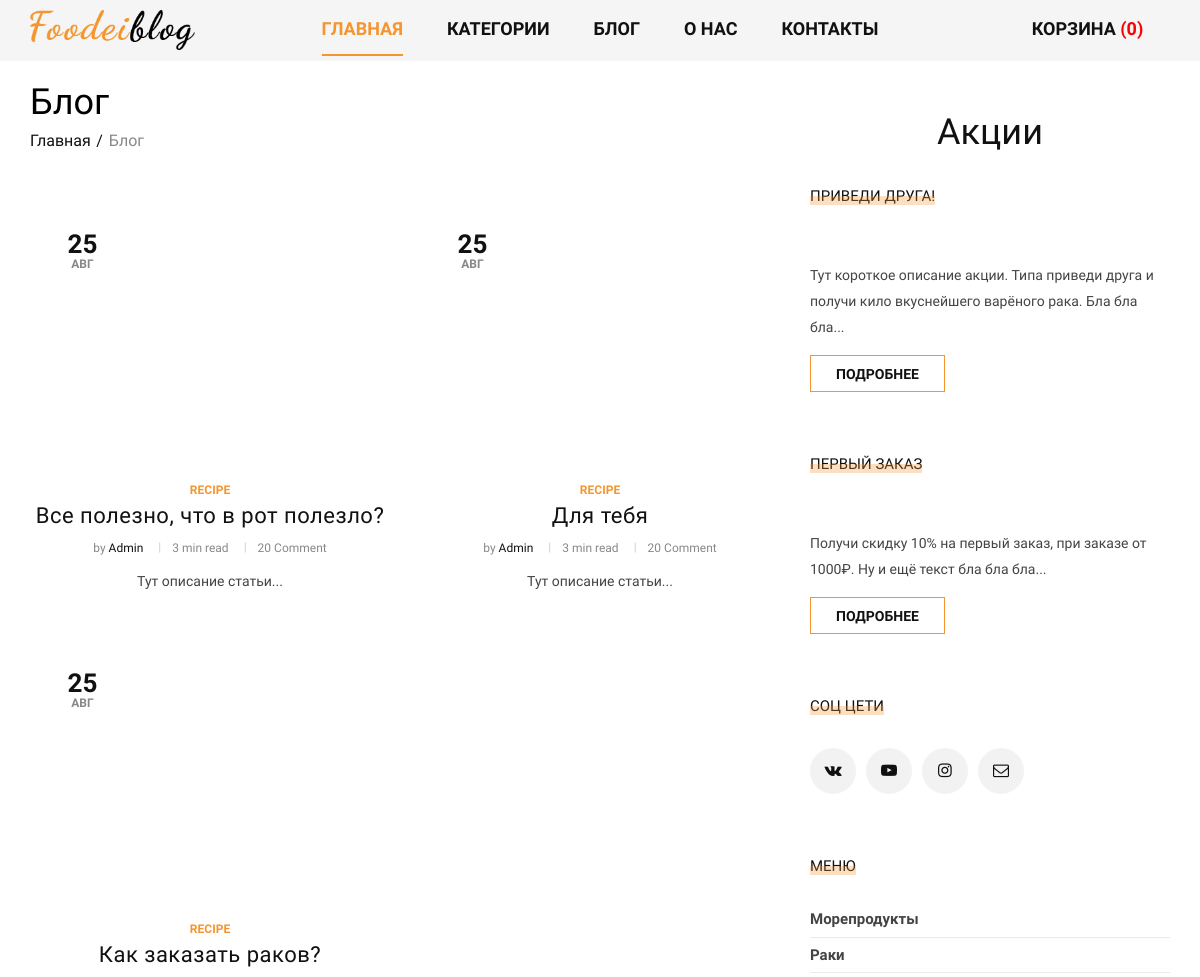
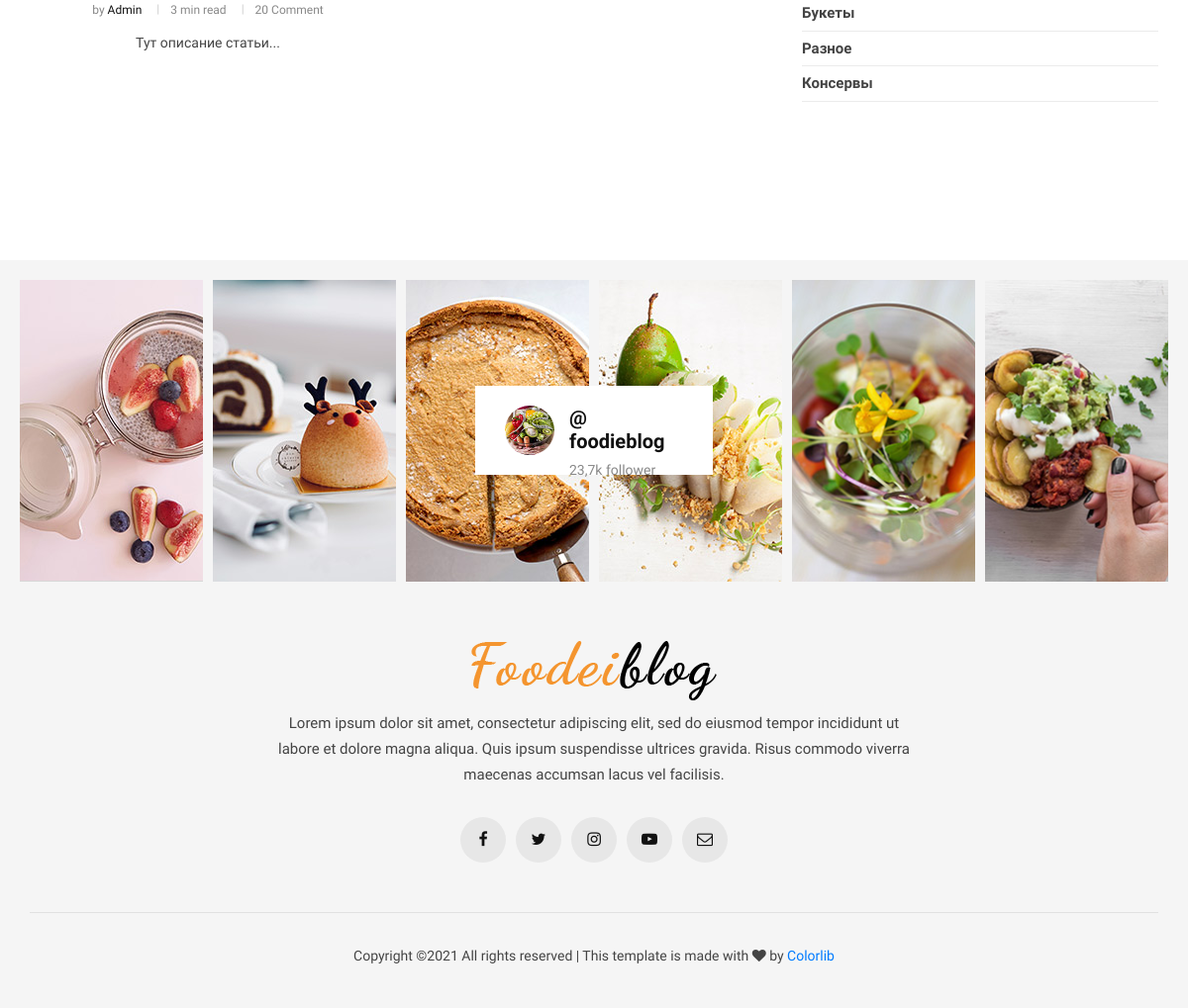
Screenshot of /blog/ with the database file from the repository (2 pictures, top to bottom).
### mainapp/models.py (models this page shows, shortened)
class Blog(models.Model):
    title = models.CharField('Заголовок', max_length=250)
    text = models.TextField('Текст', max_length=2000)
    short_text = models.TextField('Описание', max_length=500, blank=True, null=True)
    image_large = models.ImageField('Большое изображение', upload_to='img/blog/large')
    image_small = models.ImageField('Маленькое изображение', upload_to='img/blog/small')
    slug = models.SlugField(unique=True)
    date = models.DateField('Дата', default=timezone.now)
    published = models.BooleanField('Опубликовано', default=False)
    class Meta:
        verbose_name = 'Блог'
        verbose_name_plural = 'Блог'
    def get_absolute_url(self):
        return reverse('blog_detail', args=[str(self.slug)])

class Promo(models.Model):
    name = models.CharField('Название', max_length=250)
    text = models.TextField('Текст', max_length=2000)
    short_text = models.TextField('Короткий текст', max_length=1000)
    image = models.ImageField('Изображение', upload_to='promo')
    small_image = models.ImageField('Превью', upload_to='promo')
    slug = models.SlugField(unique=True)
    date = models.DateField('Дата', default=timezone.now)
    published = models.BooleanField('Опубликовано', default=False)
    class Meta:
        verbose_name = 'Акция'
        verbose_name_plural = 'Акции'

class Category(models.Model):
    name = models.CharField(max_length=255, verbose_name='Имя категории')
    slug = models.SlugField(max_length=255, unique=True)
    image = models.ImageField('Изображение', upload_to='categories', null=True, blank=True)
    description = models.CharField('Описание', max_length=255, null=True, blank=True)
    class Meta:
        verbose_name = 'Категория'
        verbose_name_plural = 'Категории'
    def get_absolute_url(self):
        return reverse('category_detail', args=[str(self.slug)])

### mainapp/views.py (the view)
# urls.py: path('blog/', blog, name='blog'),
def blog(request):
    if 'cart_pk' not in request.session:
        cart = Cart.objects.create()
        cart_pk = cart.pk
        cart.save()
        request.session['cart_pk'] = cart_pk
    cart = Cart.objects.get(pk=request.session['cart_pk'])
    promo = Promo.objects.all()
    blog = Blog.objects.all()
    context = {
        'category': Category.objects.all(),
        'cart_product_count': cart.total_products,
        'promo': promo,
        'blog': blog,
    }
    return render(request, 'blog.html', context)

### mainapp/templates/blog.html
{% load static %}
{% include 'head.html' %}
<body>
{% include 'header.html' %}
<section class="categories categories-grid spad">
  <div class="categories__post">
    <div class="container">
      <div class="categories__grid__post">
        <div class="row">
          <div class="col-lg-8 col-md-8">
            <div class="breadcrumb__text">
              <h2>Блог</h2>
              <div class="breadcrumb__option">
                <a href="{% url 'home' %}">Главная</a>
                <span>Блог</span>
              </div>
            </div>
            <div class="row">
              {% for item in blog %}
                <div class="col-lg-6 col-md-6 col-sm-6">
                  <div class="categories__post__item">
                    <div class="categories__post__item__pic small__item set-bg"
                         data-setbg="{{ item.image_small.url }}">
                      <div class="post__meta">
                        <h4>{{ item.date|date:'d' }}</h4>
                        <span>{{ item.date|date:'M' }}</span>
                      </div>
                    </div>
                    <div class="categories__post__item__text">
                      <span class="post__label">Recipe</span>
                      <h3><a href="{{ item.get_absolute_url }}">{{ item.title }}</a></h3>
                      <ul class="post__widget">
                        <li>by <span>Admin</span></li>
                        <li>3 min read</li>
                        <li>20 Comment</li>
                      </ul>
                      <p>{{ item.short_text }}</p>
                    </div>
                  </div>
                </div>
              {% endfor %}
            </div>
          </div>
          {% include 'sidebar.html' %}
        </div>
      </div>
    </div>
  </div>
</section>
{% include 'footer.html' %}

### mainapp/templates/sidebar.html (shortened to what this page needs)
<div class="col-lg-4 col-md-4">
          <h2 style="text-align: center; margin: 30px 30px">Акции</h2>
          <div class="sidebar__item">
            {% for item in promo %}
              <div class="sidebar__about__item">
                <div class="sidebar__item__title">
                  <h6>{{ item.name }}</h6>
                </div>
                <p>{{ item.short_text }}</p>
                <a href="{{ item.get_absolute_url }}" class="primary-btn">Подробнее</a>
              </div>
            {% endfor %}
            <div class="sidebar__follow__item">
              <div class="sidebar__item__title">
                <h6>Соц цети</h6>
              </div>
              <div class="sidebar__item__follow__links">
                <a href="#"><i class="fa fa-vk"></i></a>
                <a href="#"><i class="fa fa-youtube-play"></i></a>
                <a href="#"><i class="fa fa-instagram"></i></a>
                <a href="#"><i class="fa fa-envelope-o"></i></a>
              </div>
            </div>
            <div class="sidebar__item__categories">
              <div class="sidebar__item__title">
                <h6>Меню</h6>
              </div>
              <ul>
                {% for item in category %}
                  <li><a href="#">{{ item.name }} </a></li>
                {% endfor %}
              </ul>
            </div>
          </div>
        </div>

### rows the page displays
Blog: date "25", date "АВГ", title "Все полезно, что в рот полезло?", short_text "Тут описание статьи..."
Blog: date "25", date "АВГ", title "Для тебя", short_text "Тут описание статьи..."
Blog: date "25", date "АВГ", title "Как заказать раков?", short_text "Тут описание статьи..."
Promo: name "ПРИВЕДИ ДРУГА!", short_text "Тут короткое описание акции. Типа приведи друга и получи кило вкуснейшего варёного рака. Бла бла бла..."
Promo: name "ПЕРВЫЙ ЗАКАЗ", short_text "Получи скидку 10% на первый заказ, при заказе от 1000₽. Ну и ещё текст бла бла бла..."
Category: name "Морепродукты"
Category: name "Раки"
Category: name "Букеты"
Category: name "Разное"
Category: name "Консервы"

### other values shown
{{ cart_product_count }} "0"
